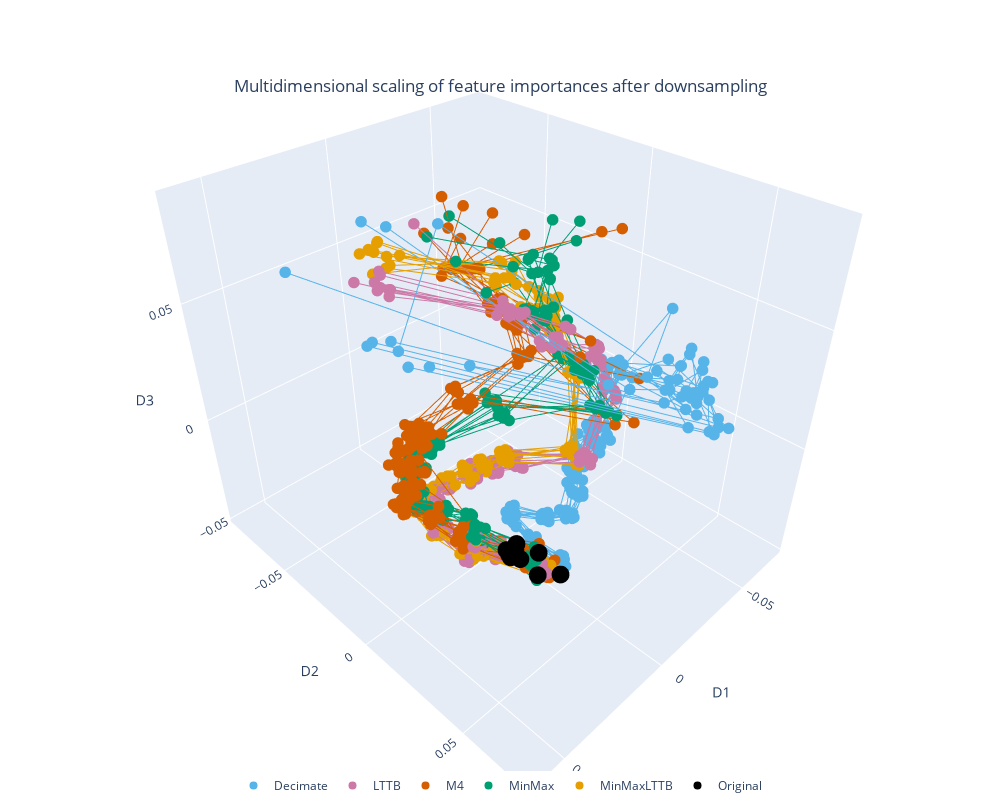

Notebook cell for this chart:
### Code cell
def prepare_embedding_for_plotting(embedding, source_df, key, n_components=3):
    embedding_df = pd.DataFrame(embedding, columns=[f"D_{i+1}" for i in range(n_components)])
    embedding_df["downsampler"] = source_df["downsampler"].values
    embedding_df["factor"] = source_df["factor"].values
    embedding_df[key] = source_df[key].values
    return embedding_df


def plot_embedding(embedding, source_df, key, n_components, title="3D Embedding"):
    embedding_df = prepare_embedding_for_plotting(embedding, source_df, key, n_components=n_components)
    fig = go.Figure()

    for ds, sub in embedding_df.groupby('downsampler'):
        
        fig.add_trace(
            go.Scatter3d(
                x=[None], y=[None], z=[None], 
                mode='markers',
                marker=dict(size=8, color=DOWNSAMPLING_COLORS[ds]),
                name=ds,
                showlegend=True,
                hoverinfo='none'
            )
        )
        
        for key_v, sub_f in sub.groupby(key):
            sub_f_original = sub_f[sub_f['factor'] == 1]
            sub_f_downsampled = sub_f[sub_f['factor'] > 1]
            
            if not sub_f_original.empty:
                x_orig, y_orig, z_orig = sub_f_original['D_1'], sub_f_original['D_2'], sub_f_original['D_3']
                fig.add_trace(
                    go.Scatter3d(
                        x=x_orig, y=y_orig, z=z_orig,
                        mode='markers',
                        marker=dict(size=6, color=DOWNSAMPLING_COLORS[ds], symbol='circle', line=dict(width=1, color='Black')),
                        name=f"{ds} (Original {key}={key_v})",
                        showlegend=False, 
                        hovertext=[f'{ds} | factor={f} | {key}={key_v}' for f in sub_f_original['factor']],
                        hoverinfo='text'
                    )
                )

            if not sub_f_downsampled.empty:
                x_ds, y_ds, z_ds = sub_f_downsampled['D_1'], sub_f_downsampled['D_2'], sub_f_downsampled['D_3']
                
                fig.add_trace(
                    go.Scatter3d(
                        x=x_ds, y=y_ds, z=z_ds,
                        mode='lines+markers',
                        line=dict(color=DOWNSAMPLING_COLORS[ds], width=2),
                        marker=dict(size=4, color=DOWNSAMPLING_COLORS[ds], symbol='circle'),
                        name=f"{ds} (Trajectory {key}={key_v})",
                        showlegend=False,
                        hovertext=[f'{ds} | factor={f} | {key}={key_v}' for f in sub_f_downsampled['factor']],
                        hoverinfo='text'
                    )
                )

    fig.update_layout(
        title={
            'text': title,
            'y':0.9,
            'x':0.5,
            'xanchor': 'center',
            'yanchor': 'top'
        },
        width=1000, height=800,
        scene=dict(xaxis_title='D1', yaxis_title='D2', zaxis_title='D3'),
        margin=dict(
            l=0,
            r=0,
            b=0,
            t=10,
            pad=0
        ),
        legend=dict(
            orientation="h",
            yanchor="top",
            y=0.0,
            xanchor="center",
            x=0.5,
            traceorder="normal",
            font=dict(size=12),
            tracegroupgap=5,
            itemwidth=30,
        )
    )
    fig.show()

plot_embedding(X_mds, df_feat_importance, "fold", n_components=3, title="Multidimensional scaling of feature importances after downsampling")
